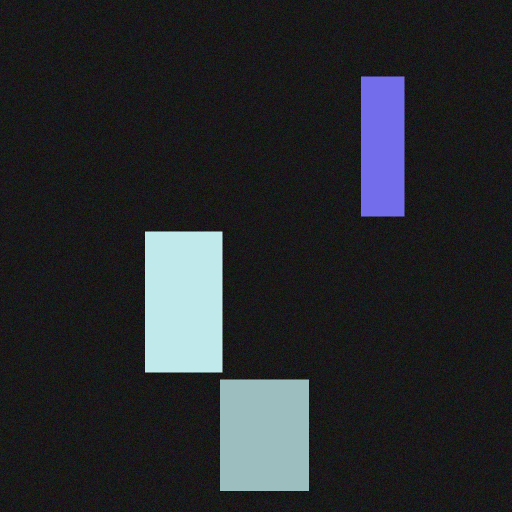
#> input picture _fake_dataset/images/train/000001.png, 1024 x 1024 px (shown at 1/2 size)
$ python -i blob.py   (imports and definitions only)
#> lines starting #> are read from the running program, lines starting #| are printed output that depends on the picture
#> further down, picture is the input picture: shape (1024, 1024, 3); mean B, G, R 44.4, 41.4, 38.6
# Copyright (c) 2020 NVIDIA Corporation. All rights reserved.
# This work is licensed under the NVIDIA Source Code License - Non-commercial. Full
# text can be found in LICENSE.md

"""Blob helper functions."""

import torch
import torch.nn as nn
import numpy as np
import cv2
import random

# [59 lines left out: functions im_list_to_blob, prep_im_for_blob, pad_im, unpad_im, not called in this run]


def chromatic_transform(im, label=None, d_h=None, d_s=None, d_l=None):
    """
    Given an image array, add the hue, saturation and luminosity to the image
    """
    # Set random hue, luminosity and saturation which ranges from -0.1 to 0.1
    if d_h is None:
        d_h = (np.random.rand(1) - 0.5) * 0.1 * 180
    if d_l is None:
        d_l = (np.random.rand(1) - 0.5) * 0.2 * 256
    if d_s is None:
        d_s = (np.random.rand(1) - 0.5) * 0.2 * 256
    # Convert the BGR to HLS
    hls = cv2.cvtColor(im, cv2.COLOR_BGR2HLS)
#> hls: shape (1024, 1024, 3); mean of channels 0, 1, 2 89.9, 41.6, 139.8
    h, l, s = cv2.split(hls)
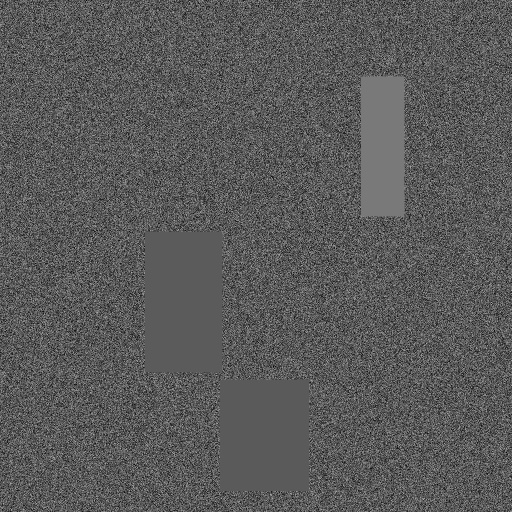
#> h: shape (1024, 1024) (shown at 1/2 size); min 0, max 179, mean 89.9
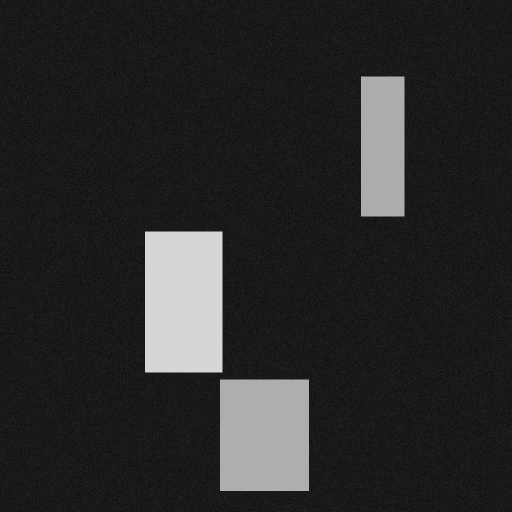
#> l: shape (1024, 1024) (shown at 1/2 size); min 0, max 214, mean 41.6
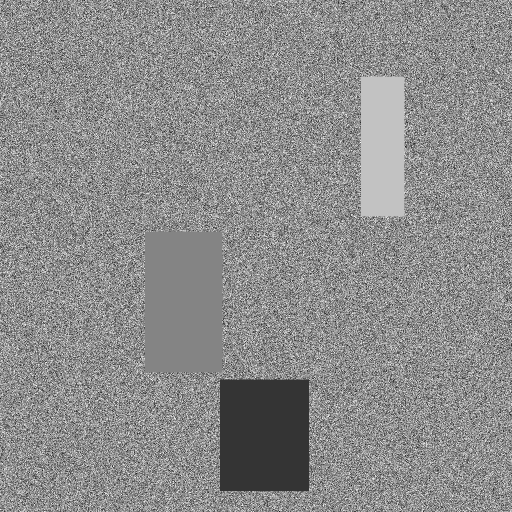
#> s: shape (1024, 1024) (shown at 1/2 size); min 0, max 255, mean 139.8
    # Add the values to the image H, L, S
    new_h = (h + d_h) % 180
    new_l = np.clip(l + d_l, 0, 255)
    new_s = np.clip(s + d_s, 0, 255)
    # Convert the HLS to BGR
    new_hls = cv2.merge((new_h, new_l, new_s)).astype('uint8')
#> new_hls: shape (1024, 1024, 3); mean of channels 0, 1, 2 89.9, 52.6, 144.6
    new_im = cv2.cvtColor(new_hls, cv2.COLOR_HLS2BGR)

    if label is not None:
        I = np.where(label > 0)
        new_im[I[0], I[1], :] = im[I[0], I[1], :]
    return new_im


# [91 lines left out: functions add_noise, add_noise_depth, add_noise_depth_cuda, add_gaussian_noise_cuda, add_noise_cuda, not called in this run]

>>> import cv2
>>> picture = cv2.imread('../../../../_fake_dataset/images/train/000001.png')
>>> result = chromatic_transform(picture)

$ run again, on _fake_dataset/images/train/000002.png
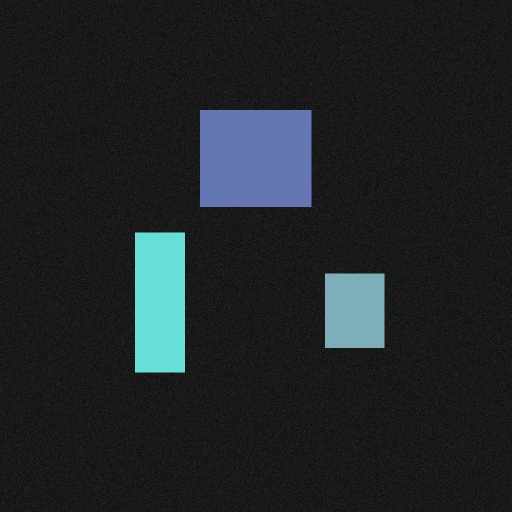
#> input picture _fake_dataset/images/train/000002.png, 1024 x 1024 px (shown at 1/2 size)
#> picture is the input picture: shape (1024, 1024, 3); mean B, G, R 38.6, 36.3, 31.4
#> hls: shape (1024, 1024, 3); mean of channels 0, 1, 2 90.1, 35.2, 139.8
#> in chromatic_transform, `h, l, s = cv2.split(hls)`:
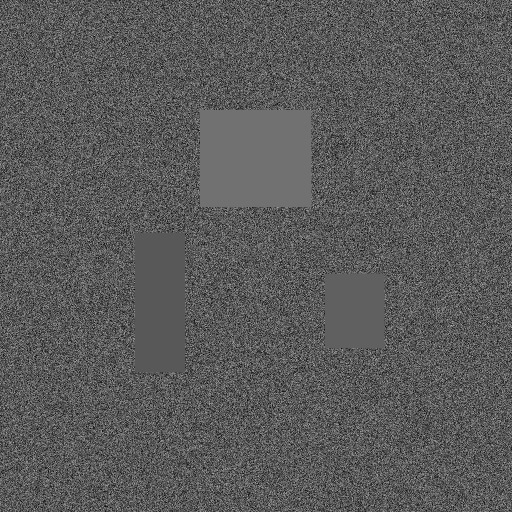
#> h: shape (1024, 1024) (shown at 1/2 size); min 0, max 179, mean 90.1
#> in chromatic_transform, `h, l, s = cv2.split(hls)`:
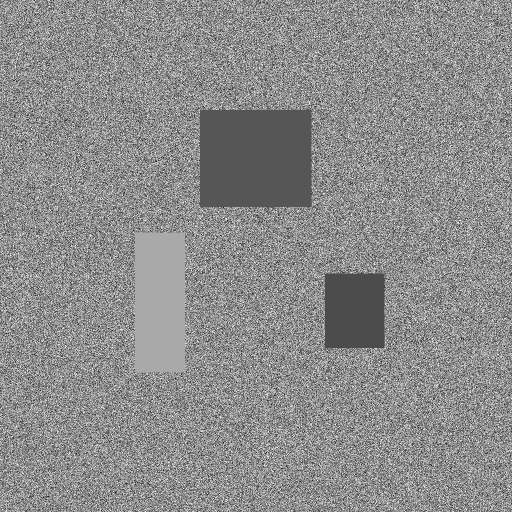
#> s: shape (1024, 1024) (shown at 1/2 size); min 0, max 255, mean 139.8
#> new_hls: shape (1024, 1024, 3); mean of channels 0, 1, 2 90.1, 46.2, 144.5

$ run again, on _fake_dataset/images/train/000003.png
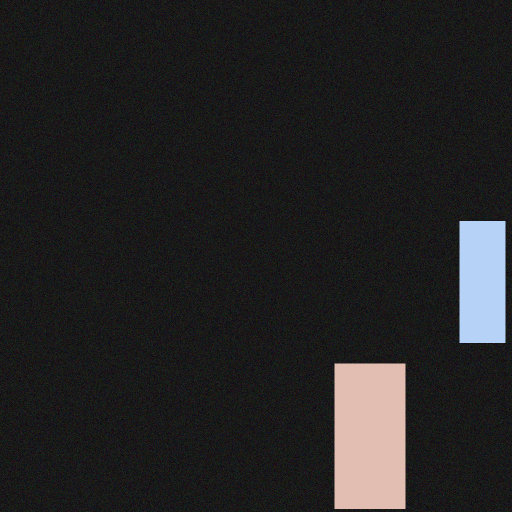
#> input picture _fake_dataset/images/train/000003.png, 1024 x 1024 px (shown at 1/2 size)
#> picture is the input picture: shape (1024, 1024, 3); mean B, G, R 35.3, 35, 35.8
#> hls: shape (1024, 1024, 3); mean of channels 0, 1, 2 86.3, 35.6, 142.6
#> in chromatic_transform, `h, l, s = cv2.split(hls)`:
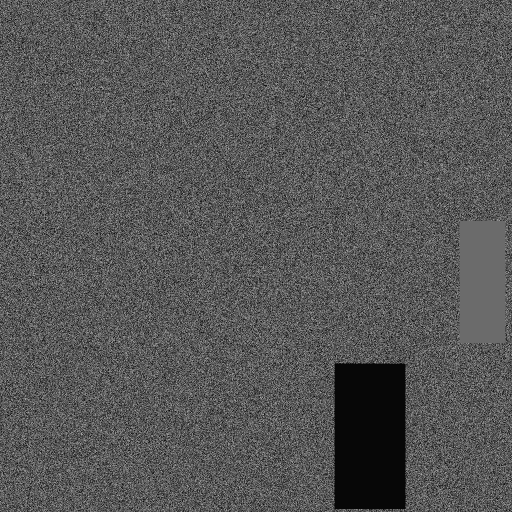
#> h: shape (1024, 1024) (shown at 1/2 size); min 0, max 179, mean 86.3
#> in chromatic_transform, `h, l, s = cv2.split(hls)`:
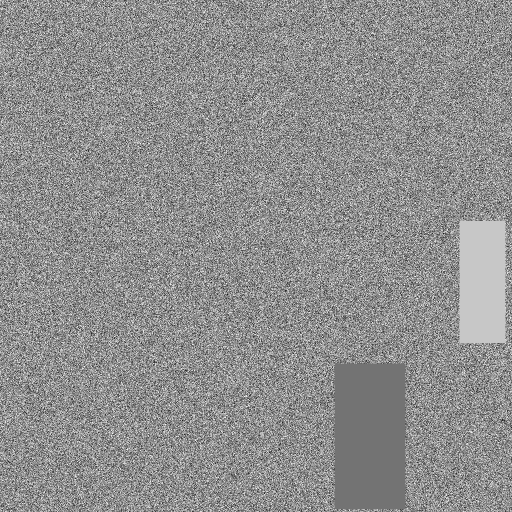
#> s: shape (1024, 1024) (shown at 1/2 size); min 0, max 255, mean 142.6
#> new_hls: shape (1024, 1024, 3); mean of channels 0, 1, 2 86.3, 46.6, 147.4

$ run again, on _fake_dataset/images/train/000004.png
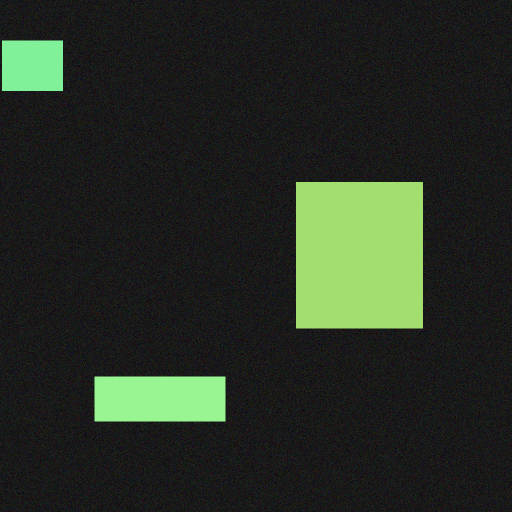
#> input picture _fake_dataset/images/train/000004.png, 1024 x 1024 px (shown at 1/2 size)
#> picture is the input picture: shape (1024, 1024, 3); mean B, G, R 34.8, 46.1, 38.4
#> hls: shape (1024, 1024, 3); mean of channels 0, 1, 2 85.1, 40.4, 146.3
#> in chromatic_transform, `h, l, s = cv2.split(hls)`:
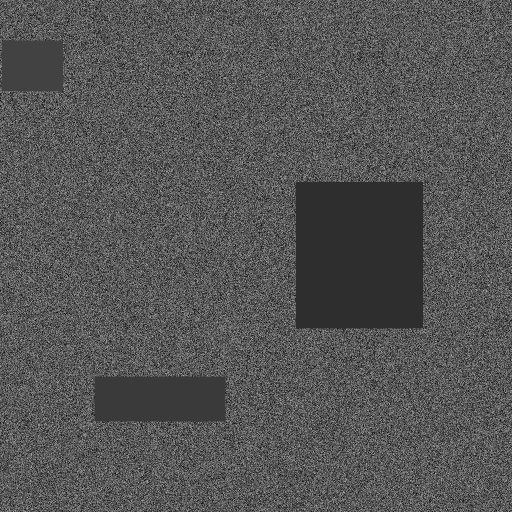
#> h: shape (1024, 1024) (shown at 1/2 size); min 0, max 179, mean 85.1
#> in chromatic_transform, `h, l, s = cv2.split(hls)`:
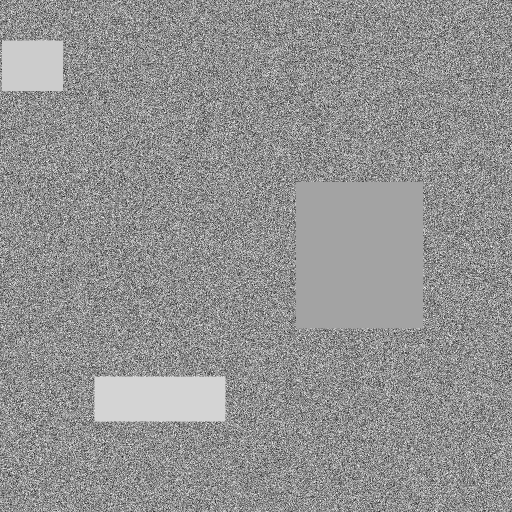
#> s: shape (1024, 1024) (shown at 1/2 size); min 0, max 255, mean 146.3
#> new_hls: shape (1024, 1024, 3); mean of channels 0, 1, 2 85.1, 51.4, 151
